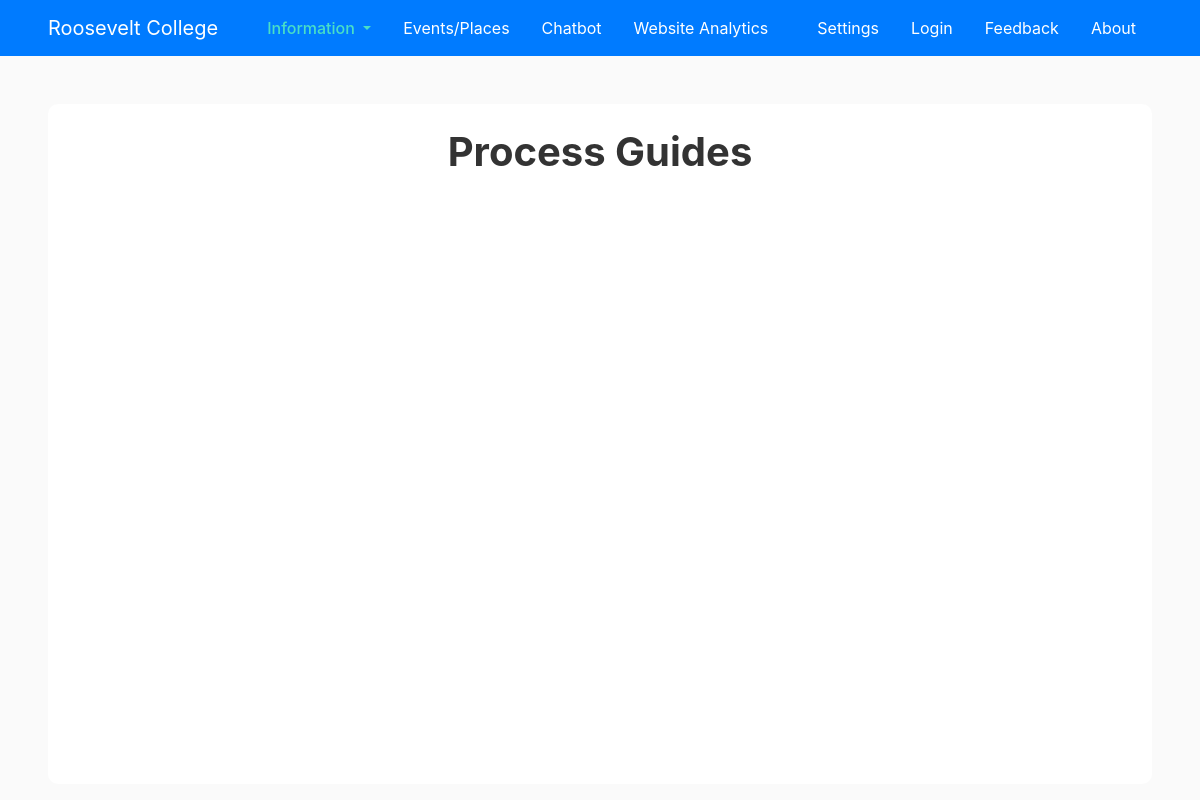
Page /processguides/ on the earlier database version.
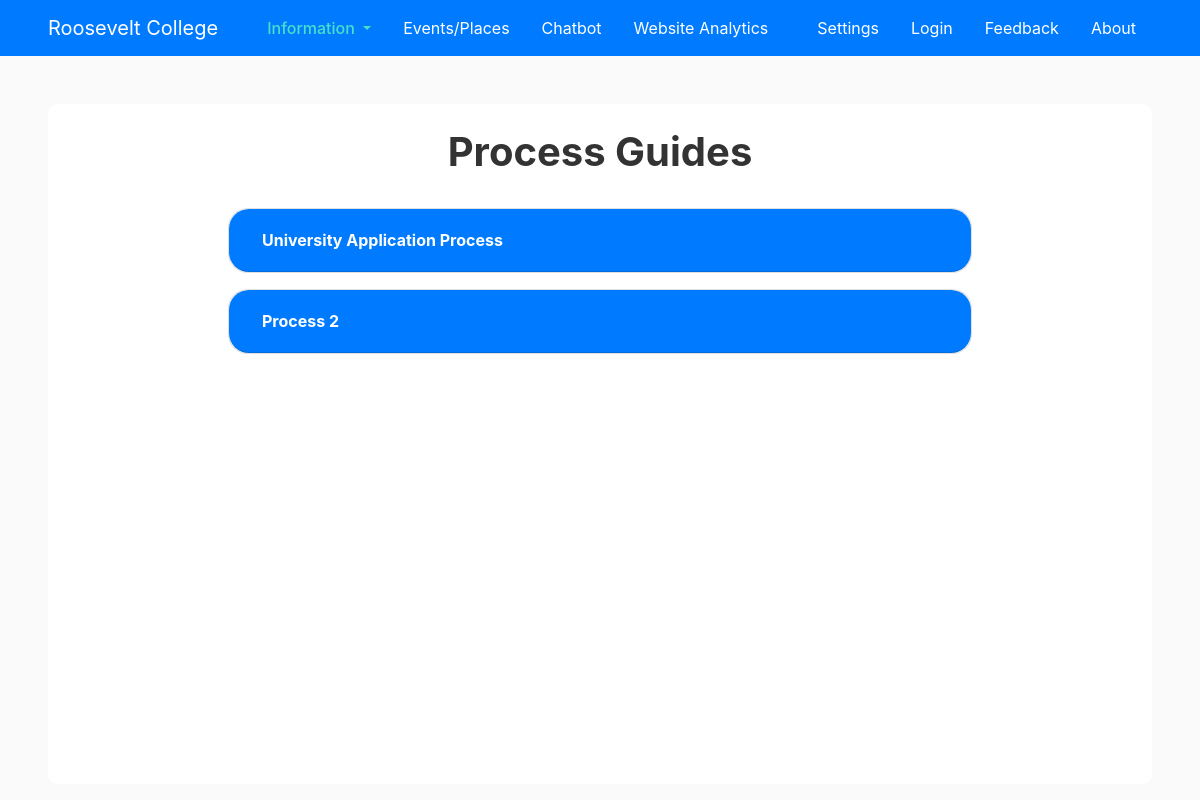
Same page on the later database version.
### information/models.py (models this page shows, shortened)
class ProcessGuide(models.Model):
    school_name = models.TextField()
    process = models.TextField(default='')
    description = models.TextField(default='')
    last_updated = models.DateTimeField(default=timezone.now)

### information/views.py (the view)
# urls.py: path('processguides/', information_views.processguides, name='processguides'),
def processguides(request):
	context = {
		'title': 'Process Guides',
		'processguides': ProcessGuide.objects.all(),
	}
	return render(request, 'information/processguides.html', context)

### information/templates/information/processguides.html (shortened to what this page needs)
{% extends "main/base.html" %}
{% block content %}
<div class="infobox">
	<h1 class="d-flex justify-content-center"><b>Process Guides</b></h1>
	<div id="accordion" class="infolist">
		{% for process in processguides %}
		<div class="card mb-3">
		  <div class="card-header" id="heading{{ process.id }}">
			<h5 class="mb-0">
			<button class="btn btn-link text-white" data-toggle="collapse" data-target="#collapse{{ process.id }}" aria-expanded="true" aria-controls="collapseOne">
				<b>{{ process.process }}</b>
			</button>
			</h5>
		  </div>
		</div>
		{% endfor %}
	</div>
</div>
{% endblock content %}

Differences in the rows shown:
added ProcessGuide: process "University Application Process"
added ProcessGuide: process "Process 2"
